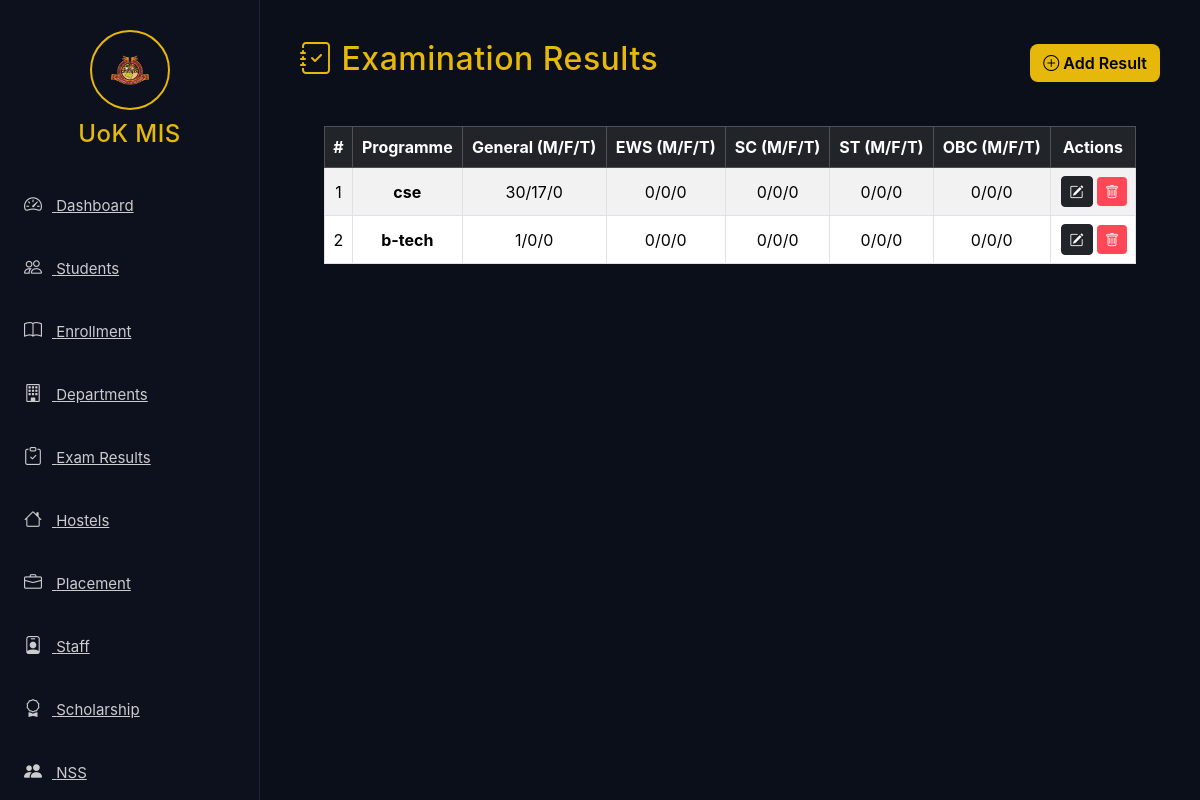
Page /exam on the committed database.
### app/models.py (models this page shows, shortened)
class ExamResult(db.Model):
    __tablename__ = "exam_result"
    id = db.Column(db.Integer, primary_key=True)
    programme = db.Column(db.String(150), nullable=False)
    general_male = db.Column(db.Integer, default=0)
    general_female = db.Column(db.Integer, default=0)
    general_transgender = db.Column(db.Integer, default=0)
    ews_male = db.Column(db.Integer, default=0)
    ews_female = db.Column(db.Integer, default=0)
    ews_transgender = db.Column(db.Integer, default=0)
    sc_male = db.Column(db.Integer, default=0)
    sc_female = db.Column(db.Integer, default=0)
    sc_transgender = db.Column(db.Integer, default=0)
    st_male = db.Column(db.Integer, default=0)
    st_female = db.Column(db.Integer, default=0)
    st_transgender = db.Column(db.Integer, default=0)
    obc_male = db.Column(db.Integer, default=0)
    obc_female = db.Column(db.Integer, default=0)
    obc_transgender = db.Column(db.Integer, default=0)
    created_at = db.Column(db.DateTime, default=datetime.utcnow)

### app/routes.py (the view)
@main.route("/exam")
def exam_results():
    results = ExamResult.query.order_by(ExamResult.id.desc()).all()
    return render_template("exam/exam_results.html", results=results)

### app/templates/exam/exam_results.html
{% extends 'base.html' %}
{% block content %}
<div class="page-header d-flex justify-content-between align-items-center">
  <h2><i class="bi bi-journal-check"></i> Examination Results</h2>
  <div>
    <a href="{{ url_for('main.add_exam_result') }}" class="btn btn-gold">
      <i class="bi bi-plus-circle"></i> Add Result
    </a>
  </div>
</div>
<div class="card-glow p-4 mt-3">
  <table class="table table-hover table-bordered table-striped align-middle text-center">
    <thead class="table-dark">
      <tr>
        <th>#</th>
        <th>Programme</th>
        <th>General (M/F/T)</th>
        <th>EWS (M/F/T)</th>
        <th>SC (M/F/T)</th>
        <th>ST (M/F/T)</th>
        <th>OBC (M/F/T)</th>
        <th>Actions</th>
      </tr>
    </thead>
    <tbody>
      {% for r in results %}
      <tr>
        <td>{{ loop.index }}</td>
        <td><strong>{{ r.programme }}</strong></td>
        <td>{{ r.general_male }}/{{ r.general_female }}/{{ r.general_transgender }}</td>
        <td>{{ r.ews_male }}/{{ r.ews_female }}/{{ r.ews_transgender }}</td>
        <td>{{ r.sc_male }}/{{ r.sc_female }}/{{ r.sc_transgender }}</td>
        <td>{{ r.st_male }}/{{ r.st_female }}/{{ r.st_transgender }}</td>
        <td>{{ r.obc_male }}/{{ r.obc_female }}/{{ r.obc_transgender }}</td>
        <td class="text-end">
          <a href="{{ url_for('main.edit_exam_result', exam_id=r.id) }}" class="btn btn-sm btn-dark">
              <i class="bi bi-pencil-square"></i>
          </a>
          <form action="{{ url_for('main.delete_exam_result', exam_id=r.id) }}" method="POST" style="display:inline;">
              <button class="btn btn-sm btn-danger" onclick="return confirm('Delete this record?');">
                  <i class="bi bi-trash"></i>
              </button>
          </form>
      </td>
      </tr>
      {% else %}
      <tr>
        <td colspan="8" class="text-center py-4">No exam results added yet.</td>
      </tr>
      {% endfor %}
    </tbody>
  </table>
</div>
{% endblock %}

### app/static/css/style.css (style rules this page uses)
body { background: #0b0f19; color: #eee; font-family: "Inter", sans-serif; overflow-x: hidden; }
h1, h2, h3, h4, h5, h6 { color: #e5b80b; letter-spacing: 0.5px; }
.table { color: #eee; }
.table thead { background: #151b2e; }
.btn-danger { background: #ff4757; border: none; }
.btn-gold { background: #e5b80b; color: #000; border-radius: 8px; font-weight: 600; }

### rows in the picture
ExamResult: programme "cse", general_male "30", general_female "17", general_transgender "0", ews_male "0", ews_female "0", ews_transgender "0", sc_male "0", sc_female "0", sc_transgender "0", st_male "0", st_female "0", st_transgender "0", obc_male "0", obc_female "0", obc_transgender "0"
ExamResult: programme "b-tech", general_male "1", general_female "0", general_transgender "0", ews_male "0", ews_female "0", ews_transgender "0", sc_male "0", sc_female "0", sc_transgender "0", st_male "0", st_female "0", st_transgender "0", obc_male "0", obc_female "0", obc_transgender "0"
